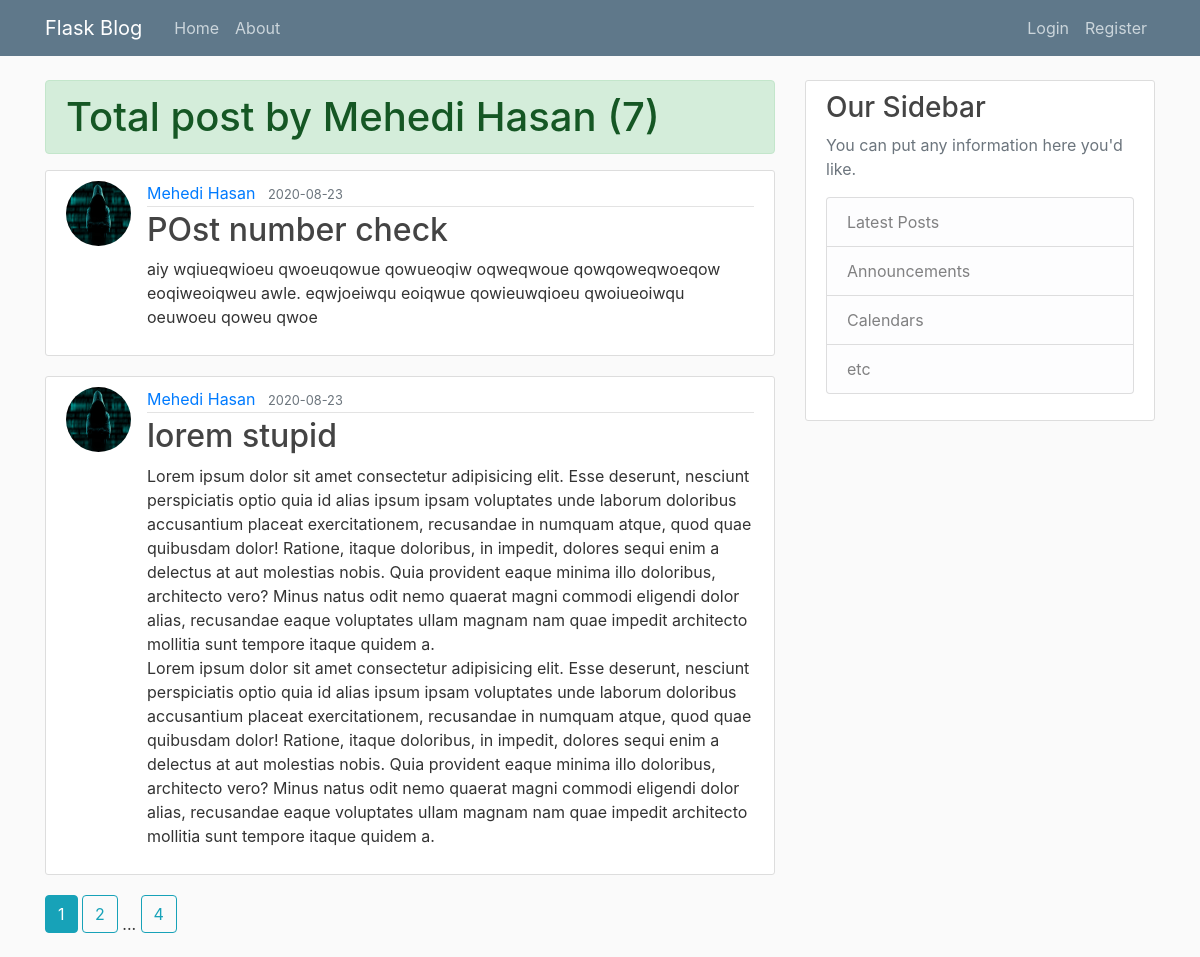
The page /user/Mehedi Hasan on the database its author committed.
### flaskblog/models.py (models this page shows, shortened)
class User(db.Model, UserMixin):
    id = db.Column(db.Integer, primary_key=True)
    username = db.Column(db.String(20), unique=True, nullable=False)
    email = db.Column(db.String(120), unique=True, nullable=False)
    image_file = db.Column(db.String(20), nullable=False, default='default.jpg')
    password = db.Column(db.String(60), nullable=False)
    posts = db.relationship('Post', backref='author', lazy=True)

class Post(db.Model):
    id = db.Column(db.Integer, primary_key=True)
    title = db.Column(db.String(100), nullable=False)
    date_posted = db.Column(db.DateTime, nullable=False, default=datetime.utcnow)
    content = db.Column(db.Text, nullable=False)
    user_id = db.Column(db.Integer, db.ForeignKey('user.id'), nullable=False)

### flaskblog/routes.py (the view)
@app.route('/')
@app.route('/user/<string:username>')
def user_posts(username):
    page=request.args.get('page',1,type=int)
    user=User.query.filter_by(username=username).first_or_404()
    posts=Post.query.filter_by(author=user) \
        .order_by(Post.date_posted.desc())\
        .paginate(page=page,per_page=2)
    return render_template('user_posts.html', posts=posts,user=user)

### flaskblog/templates/user_posts.html
{% extends "layout.html" %}
{% block content %}
<h1 class="alert alert-success"> Total post by {{ user.username }} ({{ posts.total }}) </h1>
{% for post in posts.items %}
<article class="media content-section">
    <img class="rounded-circle article-img" src="{{ url_for('static', filename='profile_pics/' + post.author.image_file) }}">
    <div class="media-body">
        <div class="article-metadata">
            <a class="mr-2" href="{{ url_for('user_posts', username=post.author.username) }}">{{ post.author.username }}</a>
            <small class="text-muted">{{ post.date_posted.strftime('%Y-%m-%d') }}</small>
        </div>
        <h2><a class="article-title" href="{{ url_for('post',post_id=post.id) }}">{{ post.title }}</a></h2>
        <p class="article-content">{{ post.content }}</p>
    </div>
</article>
{% endfor %}
{% for page_num in posts.iter_pages(left_edge=1, right_edge=1, left_current=1, right_current=2) %}
    {% if page_num %}
        {% if posts.page == page_num %}
            <a class="btn btn-info mb-4" href="{{ url_for('user_posts',username=user.username, page=page_num) }}">{{ page_num }}</a>
        {% else %}
            <a class="btn btn-outline-info mb-4" href="{{ url_for('user_posts',username=user.username, page=page_num) }}">{{ page_num }}</a>
        {% endif %}
    {% else %}
        ...
    {% endif %}
{% endfor %}
{% endblock content %}

### flaskblog/templates/layout.html (shortened to what this page needs)
<!DOCTYPE html>
<html lang="en">
<head>
  <link rel="stylesheet" href="https://maxcdn.bootstrapcdn.com/bootstrap/4.0.0/css/bootstrap.min.css"
>
  <link rel="stylesheet" href="{{ url_for('static', filename='main.css') }}">
</head>
<body>
  <header class="site-header">
    <nav class="navbar navbar-expand-md navbar-dark bg-steel fixed-top">
      <div class="container">
        <a class="navbar-brand mr-4" href="/">Flask Blog</a>
        <div class="collapse navbar-collapse" id="navbarToggle">
          <div class="navbar-nav mr-auto">
            <a class="nav-item nav-link" href="{{ url_for('home') }}">Home</a>
            <a class="nav-item nav-link" href="{{ url_for('about') }}">About</a>
          </div>
          <div class="navbar-nav">
            {% if current_user.is_authenticated %}
              <a class="nav-item nav-link" href="{{ url_for('new_post') }}">New Post</a>
              <a class="nav-item nav-link" href="{{ url_for('account') }}">Account</a>
               <a class="nav-item nav-link" href="{{ url_for('logout') }}">Logout</a>
              {% else %}
                <a class="nav-item nav-link" href="{{ url_for('login') }}">Login</a>
                <a class="nav-item nav-link" href="{{ url_for('register') }}">Register</a>
            {% endif %}
          </div>
        </div>
      </div>
    </nav>
  </header>
  <main role="main" class="container">
    <div class="row">
      <div class="col-md-8">
        {% block content %} {% endblock %}
      </div>
      <div class="col-md-4">
        <div class="content-section">
          <h3>Our Sidebar</h3>
          <p class='text-muted'> You can put any information here you'd like.
          <ul class="list-group">
            <li class="list-group-item list-group-item-light">Latest Posts</li>
            <li class="list-group-item list-group-item-light">Announcements</li>
            <li class="list-group-item list-group-item-light">Calendars</li>
            <li class="list-group-item list-group-item-light">etc</li>
          </ul>
          </p>
        </div>
      </div>
    </div>
  </main>
</body>
</html>

### flaskblog/static/main.css (style rules this page uses)
body { background: #fafafa; color: #333333; margin-top: 5rem; }
h1, h2, h3, h4, h5, h6 { color: #444444; }
.bg-steel { background-color: #5f788a; }
.site-header .navbar-nav .nav-link { color: #cbd5db; }
.content-section { background: #ffffff; padding: 10px 20px; border: 1px solid #dddddd; border-radius: 3px; margin-bottom: 20px; }
.article-title { color: #444444; }
.article-content { white-space: pre-line; }
.article-img { height: 65px; width: 65px; margin-right: 16px; }
.article-metadata { padding-bottom: 1px; margin-bottom: 4px; border-bottom: 1px solid #e3e3e3 }

### rows shown on the page
User: username "Mehedi Hasan"
Post: image_file (placeholder picture), author.username "Mehedi Hasan", date_posted "2020-08-23", title "POst number check", content "aiy wqiueqwioeu qwoeuqowue qowueoqiw oqweqwoue qowqoweqwoeqow eoqiweoiqweu awle. eqwjoeiwqu eoiqwue qowieuwqioeu qwoiueoiwqu oeuwoeu qoweu qwoe"
Post: image_file (placeholder picture), author.username "Mehedi Hasan", date_posted "2020-08-23", title "lorem stupid", content "Lorem ipsum dolor sit amet consectetur adipisicing elit. Esse deserunt, nesciunt perspiciatis optio quia id alias ipsum ipsam voluptates unde laborum doloribus accusantium placeat exercitationem, recusandae in numquam atque, quod quae quibusdam dolor! Ratione, itaque doloribus, in impedit, dolores sequi enim a delectus at aut molestias nobis. Quia provident eaque minima illo doloribus, architecto vero? Minus natus odit nemo quaerat magni commodi eligendi dolor alias, recusandae eaque voluptates ullam magnam nam quae impedit architecto mollitia sunt tempore itaque quidem a. Lorem ipsum dolor sit amet consectetur adipisicing elit. Esse deserunt, nesciunt perspiciatis optio quia id alias ipsum…"

### other values the page prints
{{ posts.total }} "7"
{{ page_num }} "1"
{{ page_num }} "2" "4"
